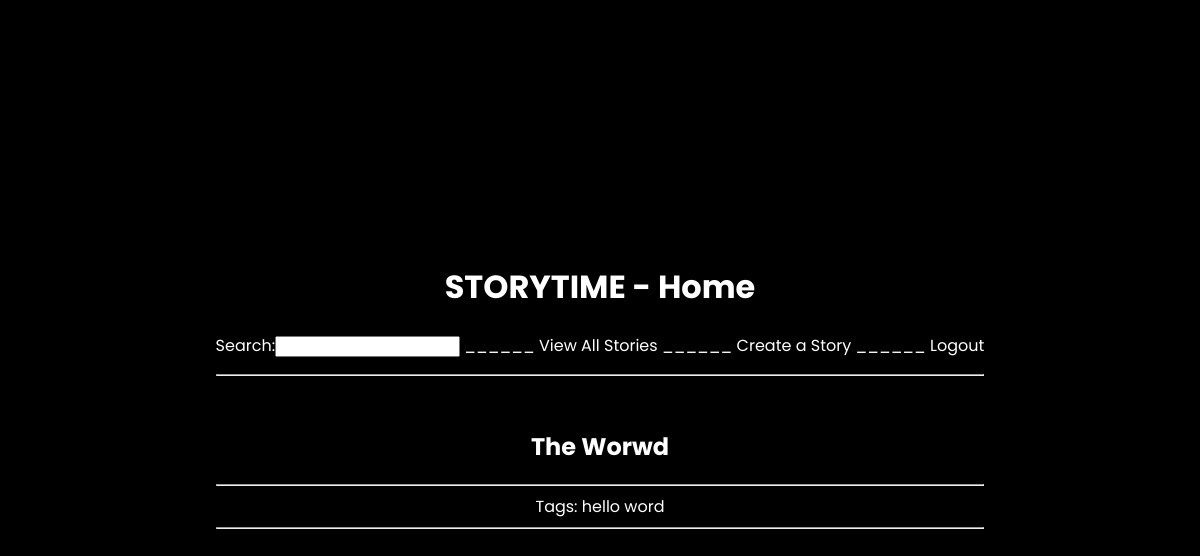
Screenshot of /home (signed in) with the database file from the repository.
### tables this page shows
CREATE TABLE stories(story_name TEXT, content TEXT, entry_num INTEGER, editor_id INTEGER);

CREATE TABLE tags(story_name TEXT, tag TEXT);

### app.py (the view)
@app.route("/home")
def home():
    if "username" not in session:
        return redirect(url_for("login"))
    storyLinks = dict()
    id = access_data.get_id(session["username"])
    stories = access_data.view_all(id)
    for story in stories:
        index = 0
        for each in stories[story]:
            stories[story][index] = "_".join(each.split(" "))
            index += 1
        storyLinks[story] = ("/view?title=" + "_".join(story.split(" ")) + "&" + "content=" + "-".join(stories[story]))
    storytags = dict()
    for story in stories:
        storytags[story] = access_data.all_tags(story)
    return render_template("home.html", links = storyLinks, storytags = storytags)

### util/access_data.py (called while the page is built)
def createDatabase():
    DB_FILE="data/discoeggs.db"
    db = sqlite3.connect(DB_FILE) #open if file exists, otherwise create
    c = db.cursor()
    command = "CREATE TABLE IF NOT EXISTS login(username TEXT, password TEXT, editor_id INTEGER PRIMARY KEY)"
    c.execute(command)
    command = "CREATE TABLE IF NOT EXISTS stories(story_name TEXT, content TEXT, entry_num INTEGER, editor_id INTEGER)"
    c.execute(command)
    command = "CREATE TABLE IF NOT EXISTS tags(story_name TEXT, tag TEXT)"
    c.execute(command)
    db.commit()
    db.close()

def view_all(id):
    createDatabase()
    DB_FILE="data/discoeggs.db"
    db = sqlite3.connect(DB_FILE) #open if file exists, otherwise create
    c = db.cursor()
    command = "SELECT story_name FROM stories WHERE editor_id = {}".format(id)
    c.execute(command)
    stories = c.fetchall()
    ret = {}
    for story in stories:
        command = "SELECT content FROM stories WHERE story_name = \'{}\'".format(story[0])
        c.execute(command)
        uneditedContent = c.fetchall()
        content = []
        for each in uneditedContent:
            content.append(each[0])
        ret[story[0]] = content #creates a new key for a story with all its content
    db.commit() #save changes
    db.close()  #close database
    return ret

def get_id(user):
    createDatabase()
    DB_FILE="data/discoeggs.db"
    db = sqlite3.connect(DB_FILE) #open if file exists, otherwise create
    c = db.cursor()
    command = "SELECT editor_id FROM login WHERE username = \'{}\' ".format(user)
    c.execute(command)
    id = c.fetchone()
    db.commit() #save changes
    db.close()  #close database
    return(id[-1])

def all_tags(single):
    createDatabase()
    DB_FILE= "data/discoeggs.db"
    db = sqlite3.connect(DB_FILE) #open if file exists, otherwise create
    c = db.cursor()
    command = "SELECT DISTINCT tag FROM tags WHERE story_name=\'{}\'".format(single)
    c.execute(command)
    stags = c.fetchall()
    db.commit()
    db.close()
    if (len(stags) == 0):
        return ""
    ret = []
    for each in stags:
        ret.append(each[0])
    return ret

### templates/home.html (shortened to what this page needs)
{% extends "sitebase.html" %}
{% set title = "Home" %}
{% block head %}
  {{super()}}<br>
    {% set msg = get_flashed_messages() %}
{% endblock %}
{% block body %}
{% for story in links %}
  <a href = {{links[story]}}><h2> {{story}} </h2></a>
  <hr>
  Tags:
  {% for tag in storytags[story] %}
    {{tag}}
  {% endfor %}<hr>
{% endfor %}
{% endblock %}

### static/cool.css (style rules this page uses)
body { background-image: linear-gradient( rgba(0, 0, 0, 0.6), rgba(0, 0, 0, 0.6) ), url(../static/unpleasant.gif); background-image: url(../static/unpleasant.gif); background-color: black; background-size: contain, cover; background-position: center, center; font-family: "Poppins"; color: white; }
html, body { height: 100%; text-align:center; }
html { display: table; margin: auto; }
body { display: table-cell; vertical-align: middle; }
a { color: white; text-decoration: none; }

### rows the page displays
stories: story_name "The Worwd"
tags: tag "hello"
tags: tag "word"

### other values shown
{{ title }} "Home"
